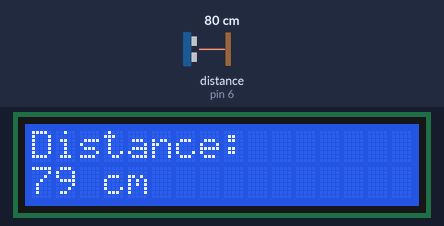
Bench run of a sketch on a simulated Arduino Uno, built with avr-gcc and run on an emulated ATmega328P. Parts: 16×2 character LCD. Wiring (inferred from the names in the program): ultrasonic range finder: trigger pin 7; echo pin 6. The inputs (shaded band) are chosen by the test bench; at power-on: distance to the obstacle (sensor on pin 6) 80 cm. The echo pulse lasts 58.3 µs per cm.

Above: at 1.2 s.
1.3 s: distance to the obstacle (sensor on pin 6) set to 2 cm
At 2.7 s:
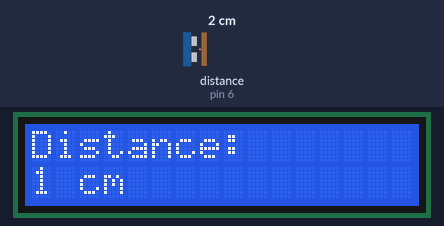
3.0 s: distance to the obstacle (sensor on pin 6) set to 4 cm
At 4.3 s:
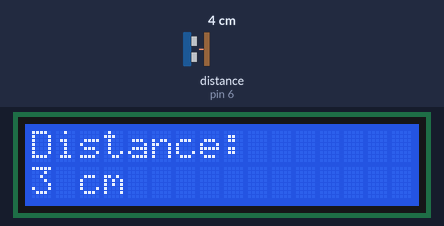
4.6 s: distance to the obstacle (sensor on pin 6) set to 9 cm
At 5.8 s:
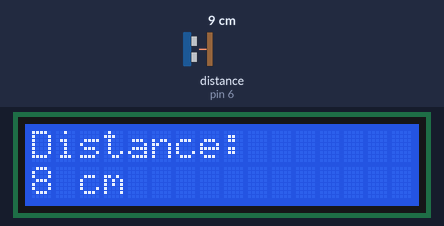
Timing chart, 0 to 7.6 s (numbered marks = the images above; inputs shaded):
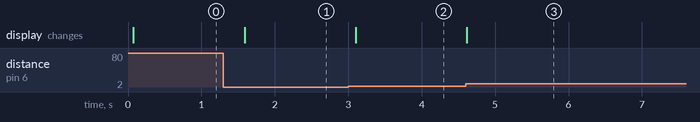

Measured:
- after the input at 1.3 s, the display: changes after 0.29 s (image 1)
- after the input at 3.0 s, the display: changes after 0.10 s (image 2)
- after the input at 4.6 s, the display: changes at once (image 3)

The sketch:

sonar.ino
```cpp
#include <LiquidCrystal.h>

// Initialize the library with the numbers of the interface pins
LiquidCrystal lcd(12, 11, 5, 4, 3, 2);

// Define pins for the HC-SR04
const int trigPin = 7;
const int echoPin = 6;

// Variable for storing the duration and distance
long duration;
int distance;

void setup() {
  // Set up the LCD's number of columns and rows
  lcd.begin(16, 2);

  // Set the trigPin as an OUTPUT and the echoPin as an INPUT
  pinMode(trigPin, OUTPUT);
  pinMode(echoPin, INPUT);

  // Print initial message to the LCD
  lcd.setCursor(0, 0);
  lcd.print("Distance:");
}

void loop() {
  // Clear the trigPin by setting it LOW
  digitalWrite(trigPin, LOW);
  delayMicroseconds(2);

  // Set the trigPin on HIGH state for 10 microseconds
  digitalWrite(trigPin, HIGH);
  delayMicroseconds(10);
  digitalWrite(trigPin, LOW);

  // Read the echoPin, returns the sound wave travel time in microseconds
  duration = pulseIn(echoPin, HIGH);

  // Calculate the distance
  distance = duration * 0.0343 / 2; // Speed of sound wave divided by 2 (go and back)

  // Display the distance on the LCD
  lcd.setCursor(0, 1); // Set the cursor to the beginning of the second line
  lcd.print("                "); // Clear the previous value
  lcd.setCursor(0, 1); // Reset the cursor to the beginning of the second line
  lcd.print(distance);
  lcd.print(" cm");

  // Wait for a short time before the next reading
  delay(500);
}
```
